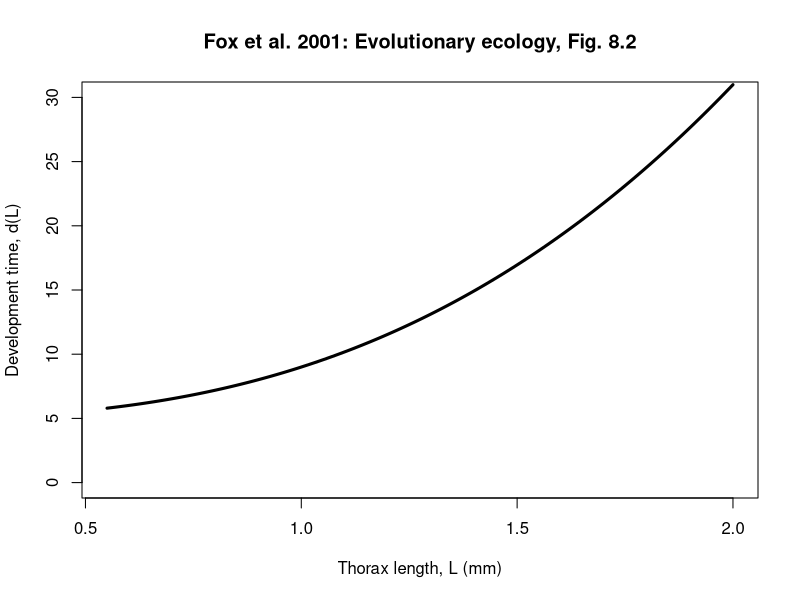
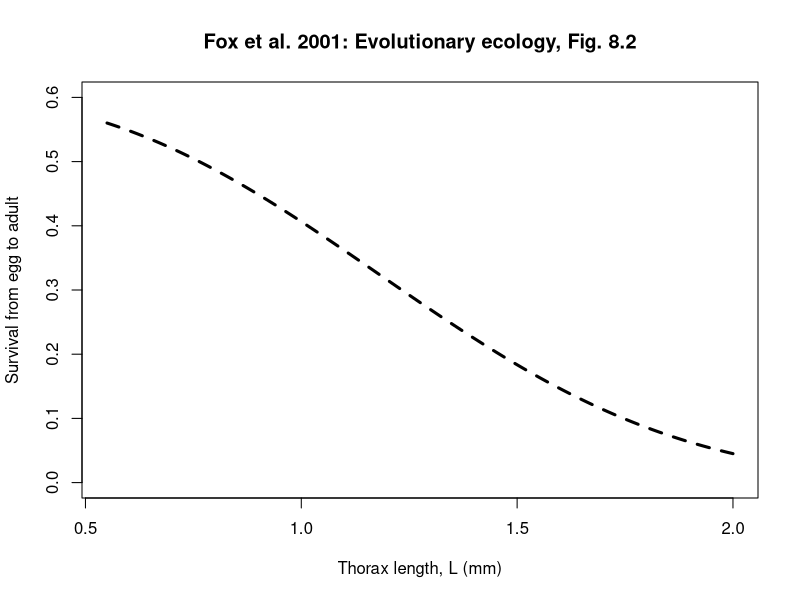
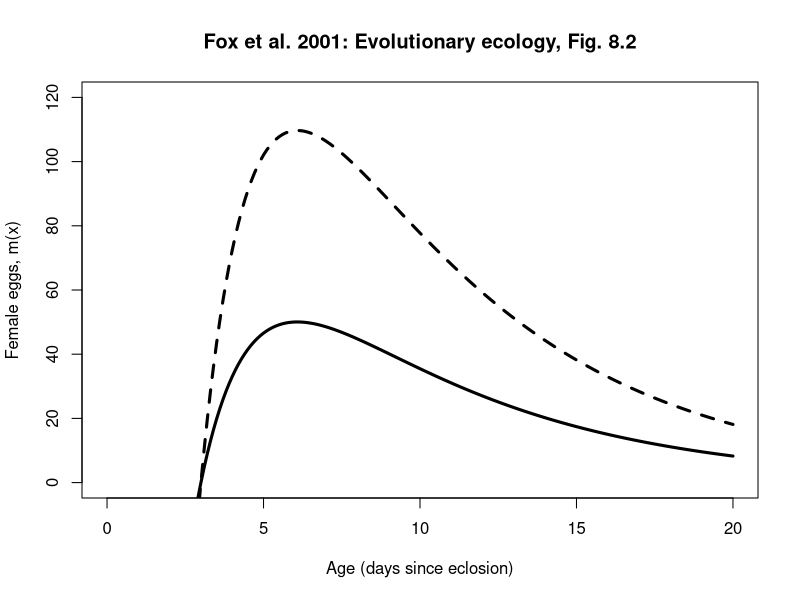
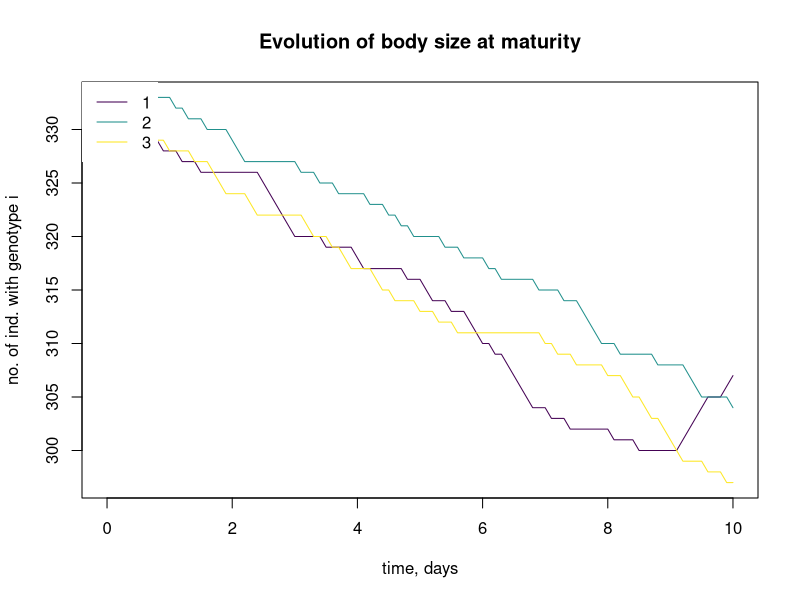

These charts were generated, in order, by the following R code:
# EVOLUTION OF AGE AND SIZE AT MATURITY IN DROSOPHILIA
#__________________________

# Based on the section beginning on p107 of Fox et al. Evolutionary Ecology.
# https://ebookcentral.proquest.com/lib/mun/detail.action?docID=430289

# Remove all objects from the workspace: usually start with this
rm(list=ls())

# Load a package that provides a color palette
# You'll need to install this
require(viridis)

# The number of time steps to run the simulation
# You can change 100 to a different number if you would like
total.time = 100

# Larval mortality rate
# ---------------------
# To figure out that the larval mortality rate was 0.1 individuals per time,
# I tried to reproduce Figure 8.2 from Fox et al: I tried different values of
# l0 until I got a graph that gave reasonable "Survival from egg to adult"
# probabilities as a function of thorax length (see below)
l0 = .1

# Adult mortality rate
# --------------------
# I couldn't find any information on the adult mortality rate so I just
# guessed that adult mortality was 1/2 larval mortality. You could change
# this number, but I'd expect that adult mortality is less than larval.
l1 = l0*0.5

# Population size
#----------------
# This simulation considers evolution in a population that,
# for the most part, doesn't change in size. The population size should be relatively
# large or the evolutionary outcome with be affected by genetic drift.
# Although, Fox et al. 2001 states that their results apply to population growth with
# no density dependence, computation will become very slow if the number of
# individuals is allowed to become very large. To avoid this we assume a fixed population
# size with one birth and one death in a time step.
Popn.Size=1000

# Genotypes
#----------
# Create a list of gentoypes/phenotypes that are present in the population
# The list of numbers below is the thorax size in millimeters. The list below
# considers 3 different genotypes, which correspond to thorax lengths of 
# 1mm, 2mm, and 3mm. Your list of genotypes can consist of more than 3
# genotypes, and you should choose different values for your computational experiments.
genotypes.list = c(1,2,3)

# The number of genotypes
Number.genotypes = length(genotypes.list)

# The different genotypes are assembled into a dataframe where different
# facts about these genotypes can be added, for example, the development
# time to reach a particular lenghth at maturity.
genotypes = data.frame(id=1,L=genotypes.list[1])

# Each genotype is given an "id" named by its position in genotypes.list.
for(i in seq(2,Number.genotypes)){
  genotypes = rbind(genotypes,c(id = i,L=genotypes.list[i]))
}

# The development time function
#-----------------------------
# The time to reach maturity (be reproductive) is determined by the length
# at maturity, for example, if the length at maturity is quite large, then
# it will take more days to reach maturity
Development = function(L){
  # The graph provided in Fox et al. 2001 Fig. 8.2 was used to estimate the
  # parameters d0, d1, and d2. 
  d0 =4
  d1 = 2.7
  d2 = 5
  # The formula for D, is equation 8.3 on p107 of Fox et al. 2001
  D = d0*L^d1 + d2
  return(D)
}

# Make a graph of development time versus thorax length
#-----------------------
# Make a list of thorax lengths at maturity to go on the x-axis
Lvec = seq(.55,2,.01)
# Now make a graph: on the y-axis are the develpment times for different lengths
# at maturity, on the x-axis are the lengths
plot(Lvec,Development(Lvec),typ="l", lwd=3, ylim = c(0,30), xlim = c(0.55,2), xlab = "Thorax length, L (mm)", ylab = "Development time, d(L)", main = "Fox et al. 2001: Evolutionary ecology, Fig. 8.2")

# Make a graph of the proportion of larvae surviving to maturity as a function
# of thorax length at maturity
#-----------------------------------------------------------
# Every day, there is the same rate of larval mortality, l0, however,
# when the size at maturity is bigger, it takes more days to reach maturity and
# so the probability of dying before reaching the adult stage is higher.
# The equation for the proportion of larvae surviving to adulthood is similiar
# to equation 8.5 in Fox et al. 2001. This graph was used to estimate,
# l0, based on its agreement with Figure 8.2 in Fox et al. 2001
plot(Lvec,exp(-l0*Development(Lvec)),typ="l", lty=2, lwd=3, xlim=c(0.55,2), ylim = c(0,.6), xlab = "Thorax length, L (mm)", ylab = "Survival from egg to adult", main = "Fox et al. 2001: Evolutionary ecology, Fig. 8.2")

# Now we calculate the development time for each of the genotypes and add
# this information to the dataframe summarizing the genotypes
Develop.time = Development(genotypes$L)
genotypes = cbind(genotypes,Develop.time)

# Define the characteristics of all indviduals in the population initially
#------------------------------------------------------------
genotype = NULL
develop.time = NULL
L = NULL
age = NULL

# We begin with all genotypes equally abundant. Run this code below:
for(i in seq(1,Number.genotypes)){
  genotype = c(genotype,rep(i,Popn.Size/Number.genotypes))
  develop.time=c(develop.time,rep(genotypes$Develop.time[i],Popn.Size/Number.genotypes))
  L = c(L,rep(genotypes$Develop.time[i],Popn.Size/Number.genotypes))
  age=c(age,rep(0,Popn.Size/Number.genotypes))
}

# The loop above is used to create a dataframe "Popn" that lists all the
# individuals in the population, their genotype, their age, and the aspects
# of life history that derive from size at maturity, L, i.e. development time
Popn = data.frame(cbind(genotype=genotype,age=age,L=L,develop.time))

# Fecundity is a function of body size at maturity and age:
Fecundity = function(a,L){
  # The parameters weren't given in Fox et al., so I did a bunch of algebra and
  # graphing to figure out what the parameters could be to reproduce Fig. 8.2
  # in Fox et al. I assumed that small implied L = 0.6mm and large implied L=1.6mm.
  m1 = .45
  # m2: x-intercept
  m2 = 3
  m3 = .15
  m5 = .8
  m4 = 250
  # m0 is described in the text below equation 8.4
  m0 = m4*L^m5
  # m is equation 8.4 on p107
  m = m0*(1-exp(-m1*(a-m2)))*exp(-m3*a)
  return(m)
}

# Graph age (days) versus female eggs
#------------------------------------
# Vector of ages to plot on the x-axis
avec = seq(0,20,.1)
# The values on the y-axis are given by evaluating the Fecundity function
# for L = 0.6mm (small) and L=1.6mm (large)
plot(avec,Fecundity(avec,0.6), typ="l", lwd=3,ylim = c(0,120), xlab = "Age (days since eclosion)", ylab = "Female eggs, m(x)", main = "Fox et al. 2001: Evolutionary ecology, Fig. 8.2")
lines(avec, Fecundity(avec,1.6), lwd=3, lty=2)

# For the population dynamics, we assume that each time step on individual dies
# and one individual reproduces making an offspring with the same genotype but
# with age 0. This is called the DB model (death then birth) and I have assumed
# the population has a fixed size (if at least one individual can reproduce).
# Every inidividual in the population gets a "score" for their chance of dying:
# l0 is assigned to all larvae, and l1 to all adults. Any individual dies in
# proportion to its "dscore" based on these mortality rates.

# Setting dscore and bscore = age is preallocation to get the correct size, since bscore
# and dscore will have the same length as the number of individuals in the population.

dscore = age

# Each individual is assinged a "bscore" that reflects their chance of reproducing.
# If the individual has yet to reach reproductive age, then bscore is 0 for them. For all
# individuals that have reach reproductive age, their "bscore" is in proportion to
# their fecundity as determined by the Fecundity() function: depending on their
# age and size at maturity

bscore = age

# At each time step, we count all the individuals with a particular
# genotype, and record these counts in a matrix "Number". Below is
# preallocation, and setting the correct value at t=0 before we let the dynamics
# evolve over time.
Number = matrix(0,total.time+1,1+Number.genotypes)
Number[1,]=c(0,t(unname(table(Popn$genotype))))

# Before we enter the loop, time is set equal to 0. In the loop, Time will
# be incremented with every iteration of the loop
Time = 0

# Run the temporal dynamics to reveal the changes in genotype
# frequency
for(t in seq(1,total.time)){
# Each individual has a corresponding dscore, based on whether the
# individual is a larvae or an adult:
dscore[Popn$age>=Popn$develop.time] = l1
dscore[Popn$age<Popn$develop.time] = l0
# cum.dscore: divide up a number line into intervals with length proportional to the
# dscore for each individual
cum.dscore = cumsum(dscore)
# r1: choose a random number. This random number corresponds to an interval of cum.dscore associated
# with a given individual. Based on this random number an individual is selected to
# die: the individual that dies is randomly choosen, but in proportion its mortality rate.
r1 = runif(1, 0, cum.dscore[length(Popn[,1])])
# ind.d: identifies that row position in the Popn matrix of the individual that will die.
ind.d = min(which(cum.dscore>r1))
# The line of code below removes the individual that experiences the mortality from the population.
Popn = Popn[-ind.d,]
# Below, we re-index the rows so there is not a missing index value.
row.names(Popn) = seq(1,length(Popn[,1]))
# bscore: bscore is zero....
bscore =rep(0,length(Popn[,1]))
# ... unless the individual is an adult. Being an adult is defined as having an age greater than
# the development time needed to reach maturity. Given that an individual is an adult
# their fecundity score is given by the Fecundity() function, which depends on the individuals age and size.
bscore[Popn$age>=Popn$develop.time]=Fecundity(Popn$age[Popn$age>=Popn$develop.time],Popn$L[Popn$age>=Popn$develop.time])

# cum.bscore: break-up a number line so that intervals are proportional to
# the bscore
cum.bscore = cumsum(bscore)
if(cum.bscore[length(Popn[,1])]>0){
# Choose a random number to select the individual that reproduces, in proportion to their bscore.
r1 = runif(1, 0, cum.bscore[length(Popn[,1])])
# ind.b: the row corresponding the individual that is selected to reproduce
ind.b = min(which(cum.bscore>r1))
# Create a new individual with: the same genotype id as the parent; age = 0; the same length at maturity
# as the parent; and the same development time as the parent.
new.ind = c(Popn$genotype[ind.b], 0,Popn$L[ind.b],Popn$develop.time[ind.b])
# Add the new individual to the population
Popn = rbind(Popn,new.ind)
# Fix up the row index names
row.names(Popn) = seq(1,length(Popn[,1]))
}
# For one iteration of the loop, how much does time increment? One idea
# was to base this on the time for one mortality to occur, which is given
# by under a Gillespie algorithm implementation, however, this seemed
# to give the evolution of very small L, so I commented it out.
# dt = -log(runif(1))/cum.dscore[length(Popn[,1])]
# Let's assume that each iteration of the loop corresponds to 1/10 of a day
# such that 10 individuals (out of the ~1000, i.e. 1%) die each day.
dt=1/10

# The new value of Time (upon the completion of this iteration of the loop)
# is the old value of Time (from the previous iteration of the loop) + dt.
Time = Time+dt
# As time progresses, individuals age too.
Popn$age = Popn$age+dt
# Count up the number of individuals with each genotype currently in the population.
# the table() function gives the counts that are non-zero and so the role of the first
# instance of "genotypes.count" is to assign 0 for the all the genotypes that are not
# observed.
genotypes.count = rep(0,Number.genotypes)
genotypes.summary = table(Popn$genotype)
genotypes.count[as.numeric(names(genotypes.summary))]=unname(genotypes.summary)
# Record the time, and the number of individuals with each genotype.
Number[t+1,] = c(Time, genotypes.count)
}

# Plot the results
#----------------
# Fix the color palette, so that we can make a legend that will be
# correct for a variable number of genotypes
Colours = viridis(Number.genotypes)
plot(Number[,1], Number[,2], typ="l", col = Colours[1], ylim = c(min(Number[,2:(Number.genotypes+1)]),max(Number[,2:(Number.genotypes+1)])), xlab = "time, days", ylab = "no. of ind. with genotype i", main = "Evolution of body size at maturity")
for(i in seq(2,Number.genotypes)){
lines(Number[,1], Number[,i+1], typ="l", col = Colours[i])
}
legend("topleft", legend = genotypes$L, col=Colours, lty = rep(1,Number.genotypes),box.lwd = 0)

# SOME NOTES
#-----------
# 1. The outcome of the evolutionary dynamics are quite sensitive to the choice of
#   dt which was made arbitrarily.
# 2. The initial condition starts with only larvae, and so for the first few iterations
#    of the loop there is no reproduction. During this time, the population decreases in size
#    and it is only once at least one individual is an adult, that reproduction begins and
#    the population size stabilizes. Therefore, whatever the value of "Popn.Size" the population
#    will actually stabilize at a value a bit lower than this.
# 3. The graph shows the length at maturity. If you would like to know the development
#    time, you need to type > Development(L0) into the console, where L0 is a number
#    corresponding to the length at maturity you want to know the corresponding development
#    time for.
# 4. You can make a graph for "Female eggs, m(x)" for a given length maturity, L0 by
#    using the following commands:
# > avec = seq(0,20,.1)
# > plot(avec,Fecundity(avec,L0), typ="l", lwd=3,ylim = c(0,120), xlab = "Age (days since eclosion)", ylab = "Female eggs, m(x)")